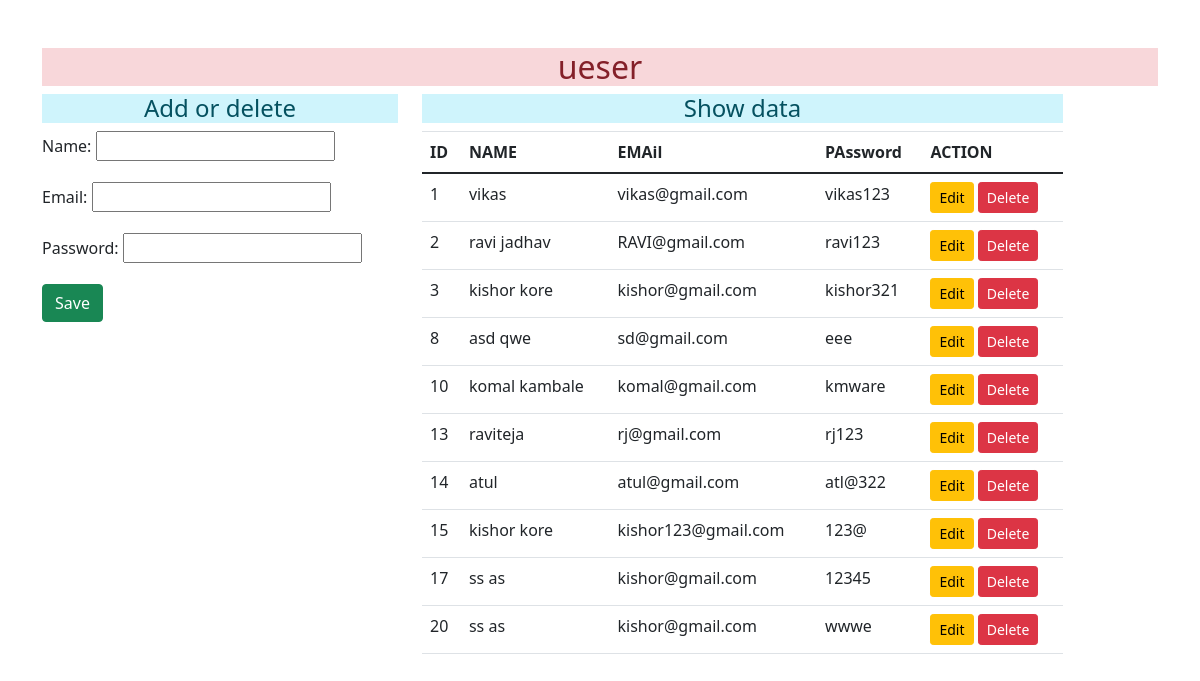
The page / on the database its author committed.
### enroll/models.py (models this page shows)
class User(models.Model):
    name=models.CharField(max_length=100)
    email=models.EmailField(max_length=100)
    password=models.CharField(max_length=100)

### enroll/views.py (the view)
# urls.py: 2. Add a URL to urlpatterns:  path('', views.home, name='home')
def home(request):
    form=StudentForm()
    stud=User.objects.all()
    return render(request,'enroll/home.html',{'form':form,'stu':stud})

### enroll/forms.py
class StudentForm(forms.ModelForm):
    class Meta:
        model=User
        fields=['name','email','password']
        Widget={
            'name':forms.TextInput(attrs={'class':'form-control',id:'nameid'}),
            'email':forms.EmailInput(attrs={'class':'form-control',id:'emailid'}),
            'password':forms.PasswordInput(attrs={'class':'form-control',id:'passwordid'})
        }

### enroll/templates/enroll/home.html (shortened to what this page needs)
{% load static %}
<!DOCTYPE html>
<html lang="en">
<head>
    <link rel="stylesheet" href="https://cdn.jsdelivr.net/npm/bootstrap@4.4.1/dist/css/bootstrap.min.css"
>
    <link rel="stylesheet" href="{% static 'enroll/css/bootstrap.css'%}" />
</head>
<body>
    <div class="container mt-5">
        <h2 class="text-center alert-danger"> ueser</h2>
        <div class="row">
            <div class="col-sm-4">
                <h4 class="text-center alert-info">Add or delete</h4>
                <form action="" method="post" id="d">
                    {{form.as_p}}
                </form>
                <input type="button" class="btn btn-success" id="btnsave" value="Save">
            </div>
            <div class="col-sm-7">
                <h4 class="text-center alert-info">Show data</h4>
                <table class="table table-hover">
                    <thead>
                        <tr>
                            <th>ID</th>
                            <th>NAME</th>
                            <th>EMAil</th>
                            <th>PAssword</th>
                            <th>ACTION</th>
                        </tr>
                    </thead>
                    <tbody id="tbody">
                        {% for st in stu %}
                        <tr>
                            <td>{{st.id}}</td>
                            <td>{{st.name}}</td>
                            <td>{{st.email}}</td>
                            <td>{{st.password}}</td>
                            <td>
                                <input type="button" data-sid="{{st.id}}" class="btn btn-warning btn-sm btn-edit"
                                    value="Edit">
                                <input type="button" data-sid="{{st.id}}" class="btn btn-danger btn-sm btn-del"
                                    value="Delete">
                            </td>
                        </tr>
                        {% endfor %}
                    </tbody>
                </table>
            </div>
        </div>
    </div>
</body>
</html>

### rows shown on the page
User: id "1", name "vikas", email "vikas@gmail.com", password "vikas123"
User: id "2", name "ravi jadhav", email "RAVI@gmail.com", password "ravi123"
User: id "3", name "kishor kore", email "kishor@gmail.com", password "kishor321"
User: id "8", name "asd qwe", email "sd@gmail.com", password "eee"
User: id "10", name "komal kambale", email "komal@gmail.com", password "kmware"
User: id "13", name "raviteja", email "rj@gmail.com", password "rj123"
User: id "14", name "atul", email "atul@gmail.com", password "atl@322"
User: id "15", name "kishor kore", email "kishor123@gmail.com", password "123@"
User: id "17", name "ss as", email "kishor@gmail.com", password "12345"
User: id "20", name "ss as", email "kishor@gmail.com", password "wwwe"
